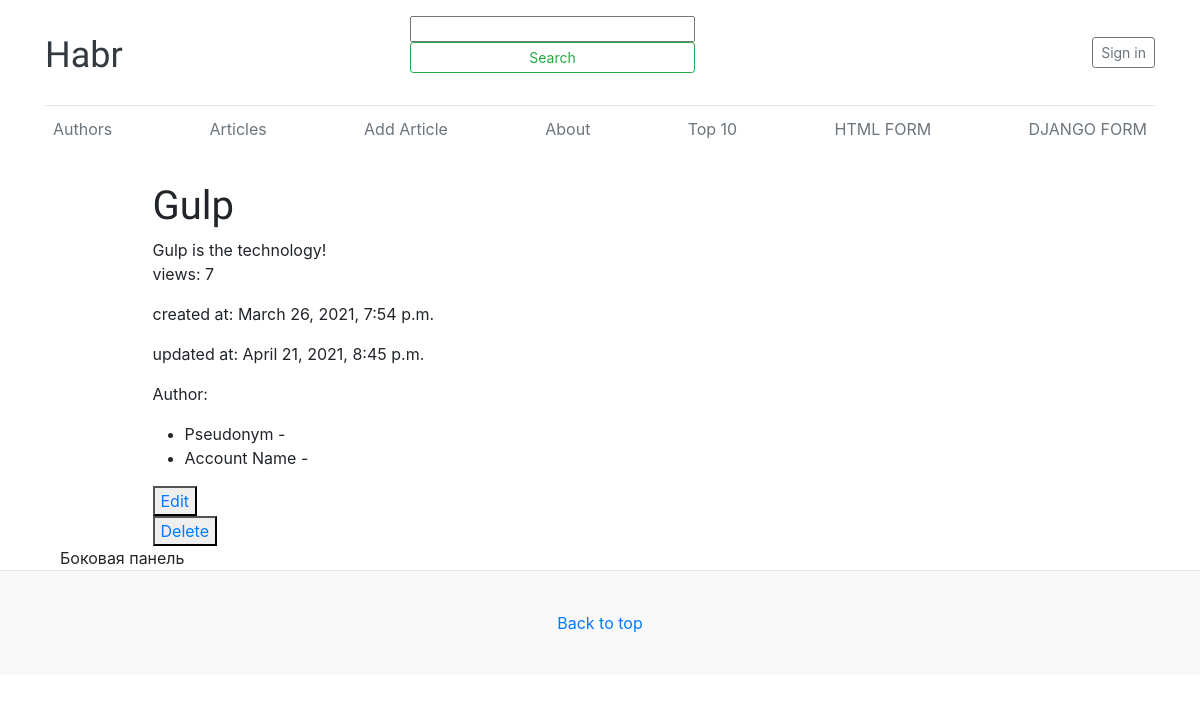
/article/6/, run on the app's committed database.
### core/models.py (models this page shows, shortened)
class Article(models.Model):
    title = models.CharField(max_length = 255)
    text = models.TextField()
    author = models.ForeignKey(
        to = "Author",
        on_delete = models.SET_NULL,
        null = True, blank = True,
        related_name = "article",
        verbose_name = "Автор"
    )
    readers = models.ManyToManyField(
        to = User,
        related_name = "read_articles",
        blank = True,
    )
    views = models.IntegerField(
        default=0,
        verbose_name="views"
    )
    created_at = models.DateTimeField(
        auto_now_add=True,
        null=True,
    )
    updated_at = models.DateTimeField(auto_now=True)
    is_active = models.BooleanField(default=True)
    picture = models.ImageField(upload_to="articles_image", null=True, blank=True, verbose_name="Picture name")

### core/views.py (the view)
# urls.py: path("article/<int:id>/", article, name = "article"),
def article(request, id):
    article = Article.objects.get(id = id)
    article.views += 1
    article.save()
    return render(
        request,
        "article.html",
        {"article": article}
    )

### core/templates/article.html (shortened to what this page needs)
{% extends 'base.html' %}
{% block content %}
    <h1>{{ article.title }}</h1>
    <div>{{ article.text }}</div>
    <p>views: {{ article.views }}</p>
    <p>created at: {{ article.created_at }}</p>
    <p>updated at: {{ article.updated_at }}</p>
    <p>
        Author:
        <ul>
            <li>Pseudonym - {{ article.author.nickname }}</li>
            <li>Account Name - {{ article.author.user.username }}</li>
        </ul>
    </p>
    <button><a href="{% url 'article-edit' article.id %}">Edit</a></button>
    <br>
    <button><a href="{% url 'article-delete' article.id %}">Delete</a></button>
{% endblock %}

### core/static/blog.css (style rules this page uses)
h1, h2, h3, h4, h5, h6 { font-family: 'Lexend', sans-serif;; }

### data on the page
Article: title "Gulp", text "Gulp is the technology!", views "7", created_at "March 26, 2021, 7:54 p.m.", updated_at "April 21, 2021, 8:45 p.m."
